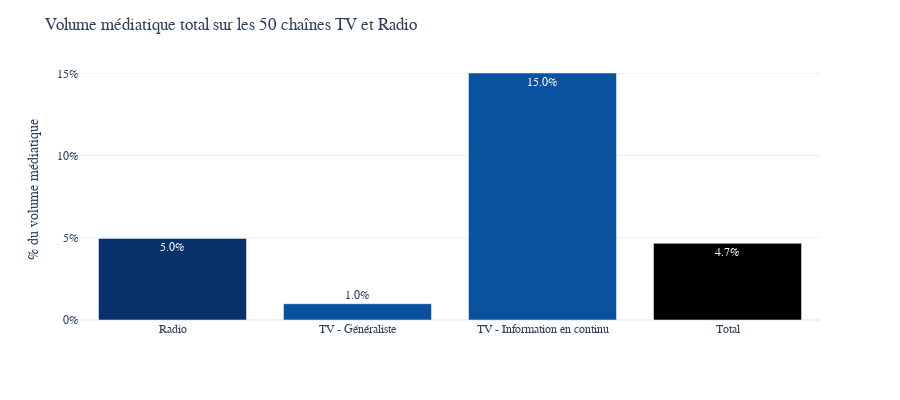

Notebook code for this chart:
### Markdown cell above
## Autre sujet écologiques

### Code cell
data_total = data_all_days[data_all_days.keyword.isin(['COP27', 'ecologie'])].copy()

media_time = data_total.groupby(["media2"]).agg({"count":"sum","channel_name":"nunique"})
media_time.loc["Radio","n_channels"] = 25
media_time.loc["TV - Généraliste","n_channels"] = 19
media_time.loc["TV - Information en continu","n_channels"] = 6
media_time = media_time.append(pd.DataFrame(media_time.sum(axis = 0).rename("Total")).T)
media_time["media_time"] = media_time["count"] * 2
media_time["total_time"] = media_time["n_channels"] * n_days * 18 * 60
media_time["media_part"] = media_time["media_time"] / media_time["total_time"]

fig = px.bar(media_time.reset_index(),x = "index",y = "media_part",height = 400,text_auto = ".1%")
fig.update_layout(yaxis_tickformat='0%',
                  title = "Volume médiatique total sur les 50 chaînes TV et Radio",
                  font_family="Poppins",yaxis_title="% du volume médiatique",xaxis_title = "")
fig.update_traces(marker_color=[COLOR_RADIO,COLOR_TV,COLOR_TV])
fig.show()

### Figure 1 — Plotly figure (JSON) as saved in the notebook; plotly's stock layout.template omitted (floating-point values rounded to 4 significant figures)
{"data": [{"alignmentgroup": "True", "hovertemplate": "index=%{x}<br>media_part=%{y}<extra></extra>", "legendgroup": "", "marker": {"color": ["#08306b", "#08519c", "#08519c"], "pattern": {"shape": ""}}, "name": "", "offsetgroup": "", "orientation": "v", "showlegend": false, "textposition": "auto", "texttemplate": "%{y:.1%}", "x": ["Radio", "TV - Généraliste", "TV - Information en continu", "Total"], "xaxis": "x", "y": [0.04962, 0.009904, 0.1502, 0.0466], "yaxis": "y", "type": "bar"}], "layout": {"xaxis": {"anchor": "y", "domain": [0, 1], "title": {"text": ""}}, "yaxis": {"anchor": "x", "domain": [0, 1], "title": {"text": "% du volume médiatique"}, "tickformat": "0%"}, "legend": {"tracegroupgap": 0}, "margin": {"t": 60}, "barmode": "relative", "height": 400, "font": {"family": "Poppins"}, "title": {"text": "Volume médiatique total sur les 50 chaînes TV et Radio"}}}
